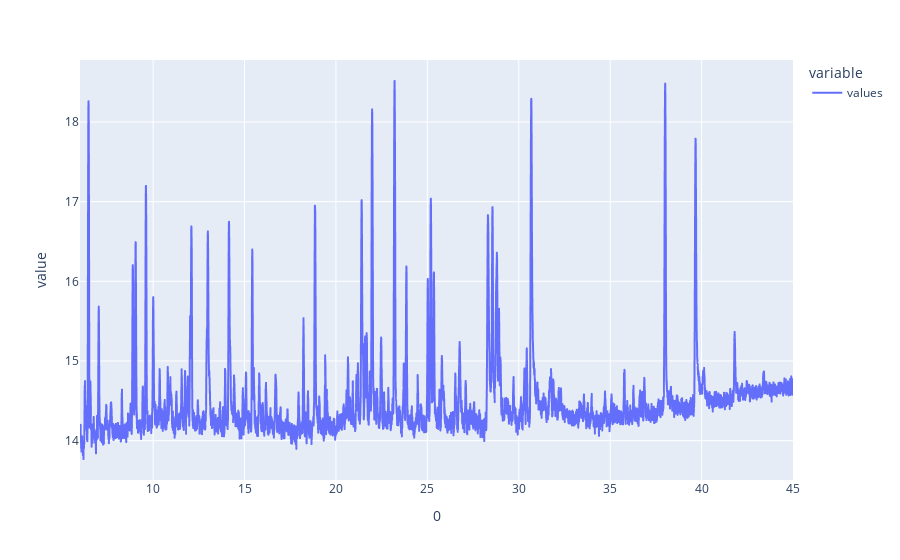

The cell this chart's notebook holds for it:
### Markdown cell above
Affichage des données en logarithme

### Code cell
df = np.log(df)
df.plot()

### Figure 1 — Plotly figure (JSON) as saved in the notebook; plotly's stock layout.template omitted (floating-point values rounded to 4 significant figures; data arrays with more than 128 entries replaced by an {"elided": "..."} marker saying what was removed)
{"data": [{"hovertemplate": "variable=values<br>0=%{x}<br>value=%{y}<extra></extra>", "legendgroup": "values", "line": {"color": "#636efa", "dash": "solid"}, "mode": "lines", "name": "values", "showlegend": true, "type": "scattergl", "x": {"elided": "6608 float values"}, "xaxis": "x", "y": {"elided": "6608 float values"}, "yaxis": "y"}], "layout": {"legend": {"title": {"text": "variable"}, "tracegroupgap": 0}, "margin": {"t": 60}, "xaxis": {"anchor": "y", "domain": [0, 1], "title": {"text": "0"}}, "yaxis": {"anchor": "x", "domain": [0, 1], "title": {"text": "value"}}}}
